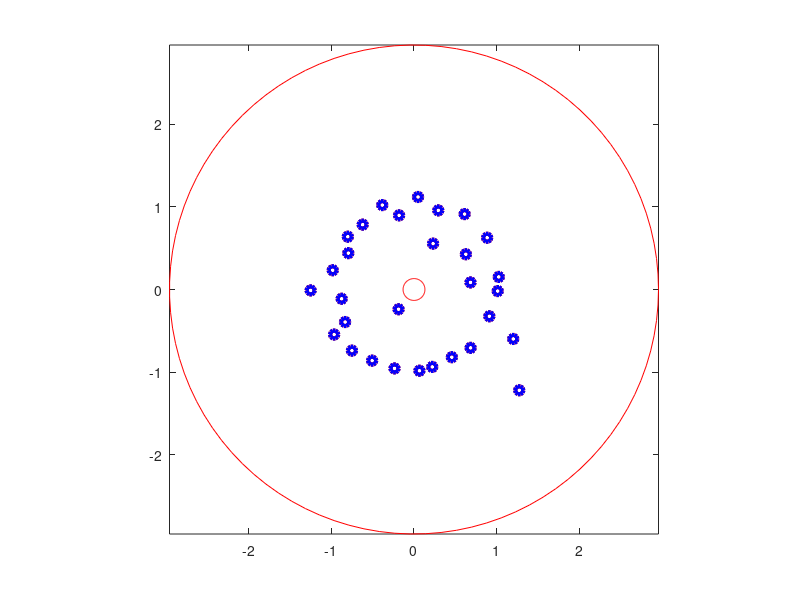

Write MATLAB code to recreate this figure.
function polyroots

    lw = 3; % vonalszélesség
    p = 1.5; % pause

    M = 10.0; % együtthatók abszolút maximuma
    n = 30; % fokszám
    N = 50; % iterációk maximális száma
    eps = 1e-3; % leállási küszöb


    % polinom együtthatók
    a = (2*M*rand(n+1,1)-M) + (2*M*rand(n+1,1)-M)*I;
    % polinom deriváltjának együtthatói
    da = pder(a);

    % gyökök
    x = roots(a(end:-1:1));
    plot(real(x),imag(x),'ro','linewidth',lw)

    % gyökök becslése
    [r,R] = rootest(a);
    t = linspace(0,2*pi,100);
    hold on
    plot(r*cos(t),r*sin(t),'r-')
    plot(R*cos(t),R*sin(t),'r-')

    % kezdőállapot
    t = 2*pi*(1:n)/n;
    z = (cos(t)+sin(t)*I)*(R+r)/2;
    zplot = plot(real(z),imag(z),'bo','linewidth',lw);
    axis([-R,R,-R,R]);
    axis equal;
    %hold off
    waitforbuttonpress;

    % Aberth-módszer 
    w = zeros(1,n);
    it = 0;
    for i = 1:N
        for k = 1:n 
            frac = pval(a,z(k))/pval(da,z(k));
            w(k) = frac/(1-frac*srd(z,k));
        end
        % leállás, ha nincs lényegi változás
        if max(abs(w)) < eps,
            break
        end
        
        z = z-w;        
        
        % kirajzolás
        set(zplot,'visible','off');
        zplot = plot(real(z),imag(z),'bo','linewidth',lw);
        set(zplot,'visible','on');
        it++;
        waitforbuttonpress;
    end
    printf("roots: \n\n%s\n",disp(z'));
    printf("number of iterations: \n\n%d\n",it);

end

% polinom gyökeinek becslése 
function [r,R] = rootest(a)
    R = 1+max(abs(a(1:end-1)))/abs(a(end));
    r = 1/(1+max(abs(a(2:end)))/abs(a(1)));
end

% polinom kiértékelése
% (kb. ugyanaz, mint a "polyval")
function y = pval(a,xi)
    y = a(end);
    for k = length(a)-1:-1:1
        y = y*xi+a(k);
    end
end

% polinom deriváltjainak együtthatói
% (kb. ugyanaz, mint a "polyder")
function da = pder(a)
    n = length(a)-1;
    da = zeros(1,n);
    for k = 2:n+1
        da(k-1) = (k-1)*a(k);
    end
end

% a z vektor komponensei különbségeinek
% reciprok összege:
%
% \sum_{j \neq k} \frac{1}{z_k - z_j}

function o = srd(z,k)
    n = length(z);
    inds = [1:k-1,k+1:n];    
    o = sum(1./(z(k)-z(inds)));
end